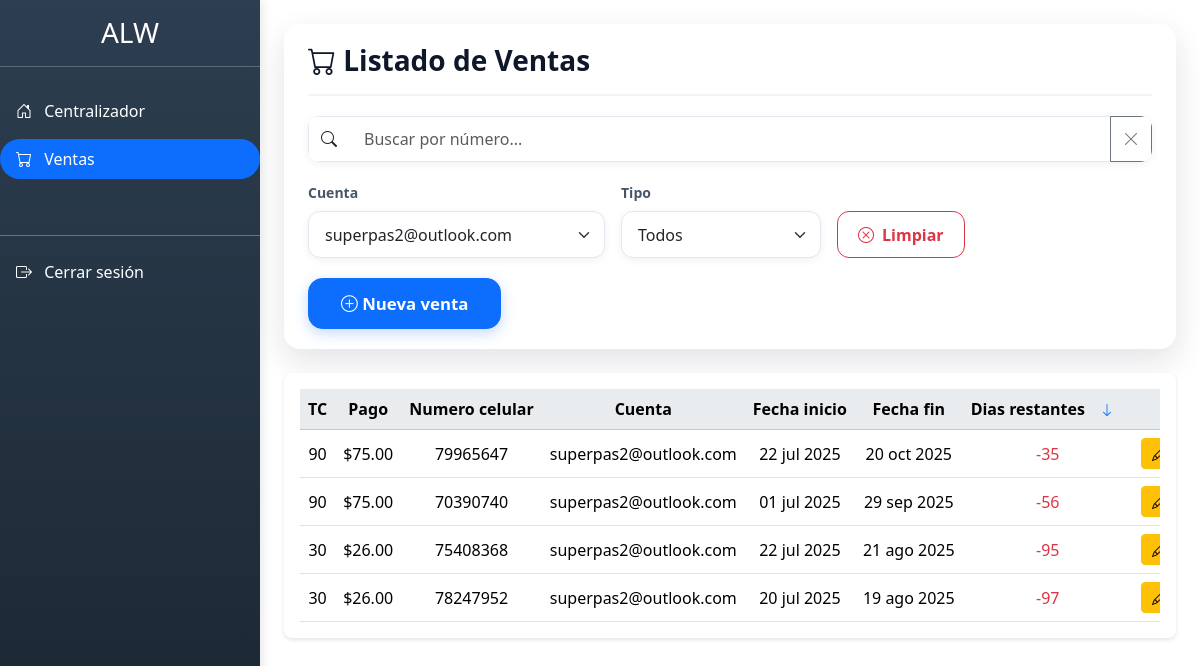
Screenshot of /modules/ventas/ventas.php?cuenta_id=36 (signed in) with the database file from the repository.
### tables this page shows
CREATE TABLE `ventas` (
  `id` int(11) NOT NULL,
  `numero_celular` varchar(20) NOT NULL,
  `vendedor_id` int(11) NOT NULL,
  `fecha_inicio` date NOT NULL,
  `fecha_fin` date NOT NULL,
  `pago` decimal(10,2) NOT NULL,
  `cuenta_id` int(11) NOT NULL,
  `dias` int(11) GENERATED ALWAYS AS (to_days(`fecha_fin`) - to_days(`fecha_inicio`)) STORED,
  `created_at` timestamp NOT NULL DEFAULT current_timestamp(),
  `updated_at` timestamp NOT NULL DEFAULT current_timestamp() ON UPDATE current_timestamp()
);

CREATE TABLE `cuentas` (
  `id` int(11) NOT NULL,
  `correo` varchar(255) NOT NULL,
  `contrasena_correo` varchar(255) NOT NULL,
  `contrasena_gpt` varchar(255) NOT NULL,
  `codigo` varchar(50) DEFAULT NULL,
  `fecha_inicio` date NOT NULL,
  `fecha_fin` date DEFAULT NULL,
  `dias` int(11) DEFAULT NULL,
  `usuarios` int(11) DEFAULT 0,
  `ganancia` decimal(10,2) DEFAULT NULL,
  `costo` decimal(10,2) NOT NULL,
  `tipo_cuenta` enum('gpt','gemini','perplexity') DEFAULT NULL,
  `estado` enum('activa','inactiva','suspendida','baneada') DEFAULT 'activa',
  `created_at` timestamp NOT NULL DEFAULT current_timestamp(),
  `updated_at` timestamp NOT NULL DEFAULT current_timestamp() ON UPDATE current_timestamp()
);

### modules/ventas/ventas.php (the view, shortened to what this page needs)
<?php
require_once '../../config/db.php';
$tipoCuentaActual = isset($_GET['tipo_cuenta']) ? trim($_GET['tipo_cuenta']) : '';
?>
<!DOCTYPE html>
<html lang="es">
<head>
  <link rel="stylesheet" href="<?php echo BASE_URL; ?>assets/css/bootstrap.min.css" />
  <link rel="stylesheet" href="https://cdn.jsdelivr.net/npm/bootstrap-icons@1.10.0/font/bootstrap-icons.css" />
  <link rel="stylesheet" href="https://cdn.jsdelivr.net/npm/sweetalert2@11/dist/sweetalert2.min.css">
</head>
<body>
    <div class="container-fluid p-0">
        <div class="d-flex">
            <?php include __DIR__ . '/../../includes/sidebar.php'; ?>
            <main class="main-content p-4">
        <div class="ventas-toolbar desktop-only">
          <div class="toolbar-header">
            <h2 class="mb-0"><i class="bi bi-cart"></i> Listado de Ventas</h2>
          </div>
          <div class="toolbar-main">
            <div class="toolbar-search">
              <div class="input-group">
                <span class="input-group-text bg-white border-end-0"><i class="bi bi-search"></i></span>
                <input type="text" id="searchInput" class="form-control border-start-0" placeholder="Buscar por número...">
                <button type="button" class="btn btn-outline-secondary" id="clearSearchInput" title="Borrar búsqueda">
                  <i class="bi bi-x-lg"></i>
                </button>
              </div>
            </div>
            <div class="toolbar-filters">
              <div class="filter-item">
                <label class="filter-label">Cuenta</label>
                <select class="form-select" id="filtroCuenta">
                  <?php
                  $sqlCuentas = "SELECT id, correo, estado FROM cuentas ORDER BY estado DESC, correo";
                  $resCuentas = mysqli_query($conn, $sqlCuentas);
                  while ($cuenta = mysqli_fetch_assoc($resCuentas)) {
                    $color = $cuenta['estado'] === 'activa' ? 'text-success' : 'text-danger';
                    $selected = (isset($_GET['cuenta_id']) && $_GET['cuenta_id'] == $cuenta['id']) ? 'selected' : '';
                    echo "<option value='{$cuenta['id']}' class='{$color}' {$selected}>" .
                         htmlspecialchars($cuenta['correo']) .
                         ($cuenta['estado'] === 'activa' ? '' : ' (Inactiva)') .
                         "</option>";
                  }
                  ?>
                </select>
              </div>
              <div class="filter-item">
                <label class="filter-label">Tipo</label>
                <select class="form-select" id="filtroTipoCuenta">
                  <option value="">Todos</option>
                </select>
              </div>
              <?php if(isset($_GET['cuenta_id']) || $tipoCuentaActual !== '') { ?>
                <button class="btn btn-outline-danger" id="limpiarFiltros" type="button" title="Limpiar filtros">
                  <i class="bi bi-x-circle"></i> Limpiar
                </button>
              <?php } ?>
            </div>
            <div class="toolbar-action">
              <button class="btn btn-primary btn-lg" data-bs-toggle="modal" data-bs-target="#nuevaVentaModal">
                <i class="bi bi-plus-circle"></i> Nueva venta
              </button>
            </div>
          </div>
        </div>
        <?php
        $meses = [
          1 => 'ene',
          2 => 'feb',
          3 => 'mar',
          4 => 'abr',
          5 => 'may',
          6 => 'jun',
          7 => 'jul',
          8 => 'ago',
          9 => 'sep',
          10 => 'oct',
          11 => 'nov',
          12 => 'dic'
        ];
        ?>
        <div class="table-container desktop-only">
          <div class="table-responsive">
            <table class="table table-hover align-middle text-nowrap mb-0">
              <thead class="table-light">
                <tr>
                  <th class="text-center">TC</th>
                  <th class="text-center">Pago</th>
                  <th class="text-center">Numero celular</th>
                  <th class="text-center">Cuenta</th>
                  <th class="text-center">Fecha inicio</th>
                  <th class="text-center">Fecha fin</th>
                  <th class="text-center">
                    <div class="d-flex align-items-center justify-content-center gap-1">
                      Dias restantes
                      <button type="button" class="btn btn-sm btn-link p-0 border-0" id="ordenarDias">
                        <i class="bi bi-arrow-down-up"></i>
                      </button>
                    </div>
                  </th>
                  <th class="text-center">Opciones</th>
                </tr>
              </thead>
              <tbody>
                <?php
            $filtroCuenta = "";
            if (isset($_GET['cuenta_id']) && $_GET['cuenta_id'] !== '') {
                $filtroCuenta = "AND v.cuenta_id = " . intval($_GET['cuenta_id']);
            }
            $filtroTipoCuenta = "";
            $ordenDias = isset($_GET['orden_dias']) && $_GET['orden_dias'] === 'asc' ? 'ASC' : 'DESC';
            $sql = "SELECT
                v.id,
                v.numero_celular,
                v.fecha_inicio,
                v.fecha_fin,
                v.dias,
                v.pago,
                v.cuenta_id,
                c.correo AS cuenta_correo,
                c.contrasena_gpt,
                c.tipo_cuenta,
                DATEDIFF(v.fecha_fin, CURDATE()) AS dias_restantes
            FROM ventas v
            INNER JOIN cuentas c ON v.cuenta_id = c.id
            WHERE 1=1 $filtroCuenta $filtroTipoCuenta";
            if (!isAdmin()) {
                $sql .= " AND v.vendedor_id = " . $_SESSION['user_id'];
            }
            $sql .= " ORDER BY dias_restantes $ordenDias, v.fecha_inicio DESC";
                $resultado = mysqli_query($conn, $sql);
                if (mysqli_num_rows($resultado) > 0) {
                  while ($fila = mysqli_fetch_assoc($resultado)) {
              try {
                $fechaInicio = new DateTime($fila['fecha_inicio']);
                $fechaFin = new DateTime($fila['fecha_fin']);
              } catch (Exception $e) {
                error_log("Error al parsear fechas para venta ID {$fila['id']}: " . $e->getMessage());
                continue;
              }
                    $diaInicio = $fechaInicio->format('d');
                    $mesInicio = $meses[(int)$fechaInicio->format('n')];
                    $anoInicio = $fechaInicio->format('Y');
                    $diaFin = $fechaFin->format('d');
                    $mesFin = $meses[(int)$fechaFin->format('n')];
                    $anoFin = $fechaFin->format('Y');
                    $diasContratados = $fechaFin->diff($fechaInicio)->days;
                    $hoy = new DateTime();
                    $diasRestantes = (int)$hoy->diff($fechaFin)->format('%r%a');
                    if ($diasRestantes < 1) {
                      $claseDias = 'text-danger';
                      $diasMostrar = $diasRestantes;
                    } else {
                      $claseDias = '';
                      $diasMostrar = $diasRestantes;
                    }
                    $tipoRaw = strtolower(trim($fila['tipo_cuenta'] ?? 'gpt'));
                    if (strpos($tipoRaw, 'gemini') !== false) {
                      $tipoKey = 'gemini';
                    } elseif (strpos($tipoRaw, 'perplex') !== false) {
                      $tipoKey = 'perplexity';
                    } else {
                      $tipoKey = 'gpt';
                    }
                    $tipoNombreMap = [
                      'gpt' => 'Chat Gpt Plus',
                      'gemini' => 'Gemini Advanced',
                      'perplexity' => 'Perplexity Pro'
                    ];
                    $tipoNombre = $tipoNombreMap[$tipoKey];
                    echo "<tr>
    <td class='text-center'>{$diasContratados}</td>
    <td class='text-center'>$" . number_format($fila['pago'], 2) . "</td>
    <td class='text-center'>" . htmlspecialchars($fila['numero_celular']) . "</td>
    <td class='text-center'>" . htmlspecialchars($fila['cuenta_correo']) . "</td>
    <td class='text-center'>{$diaInicio} {$mesInicio} {$anoInicio}</td>
    <td class='text-center'>{$diaFin} {$mesFin} {$anoFin}</td>
    <td class='text-center {$claseDias}'>{$diasMostrar}</td>
    <td class='text-center'>
        <button class='btn btn-sm btn-warning edit-venta me-1'
            data-id='{$fila['id']}'
                data-numero_celular='{$fila['numero_celular']}'
                data-fecha_inicio='{$fechaInicio->format('Y-m-d')}'
                data-fecha_fin='{$fechaFin->format('Y-m-d')}'
                data-pago='{$fila['pago']}'
                data-cuenta_id='{$fila['cuenta_id']}'
                data-vendedor_id='{$_SESSION['user_id']}'>
            <i class='bi bi-pencil'></i>
        </button>
        <button class='btn btn-sm btn-danger delete-venta me-1'
                data-id='{$fila['id']}'>
            <i class='bi bi-trash'></i>
        </button>
                <button class='btn btn-sm btn-info copy-btn'
                data-correo='" . htmlspecialchars($fila['cuenta_correo'], ENT_QUOTES) . "'
                data-contrasena='" . htmlspecialchars($fila['contrasena_gpt'], ENT_QUOTES) . "'
                data-inicio='{$diaInicio} {$mesInicio} {$anoInicio}'
                data-fin='{$diaFin} {$mesFin} {$anoFin}'
                data-dias='{$diasContratados}'
                data-tipo_cuenta='" . htmlspecialchars($fila['tipo_cuenta'] ?? 'gpt', ENT_QUOTES) . "'
                data-tipo_cuenta_key='{$tipoKey}'
                data-tipo_cuenta_nombre='" . htmlspecialchars($tipoNombre, ENT_QUOTES) . "'>
            <i class='bi bi-clipboard'></i>
        </button>
    </td>
</tr>";
                  }
                } else {
                  echo "<tr><td colspan='8' class='text-center'>No hay ventas registradas</td></tr>";
                }
                ?>
              </tbody>
            </table>
          </div>
        </div>
</body>
</html>

### includes/sidebar.php (shortened to what this page needs)
<div class="sidebar" style="background: linear-gradient(180deg, #2c3e50 0%, #1a2530 100%);">
    <div class="position-sticky pt-3">
        <div class="text-center mb-4">
            <h3 class="text-white">ALW</h3>
            <hr class="border-light my-3">
        </div>
        <ul class="nav flex-column">
            <li class="nav-item mb-2">
                <a class="nav-link text-white rounded-pill <?php echo basename($_SERVER['PHP_SELF']) == 'dashboard.php' ? 'active bg-primary' : ''; ?>"
                    href="<?php echo BASE_URL; ?>dashboard.php"
                    style="transition: all 0.3s;">
                    <i class="bi bi-house-door me-2"></i> Centralizador
                </a>
            </li>
            <li class="nav-item mb-2">
                <a class="nav-link text-white rounded-pill <?php echo (basename($_SERVER['PHP_SELF']) == 'ventas.php' || strpos($_SERVER['PHP_SELF'], '/ventas/')) ? 'active bg-primary' : ''; ?>"
                    href="<?php echo BASE_URL; ?>modules/ventas/ventas.php"
                    style="transition: all 0.3s;">
                    <i class="bi bi-cart me-2"></i> Ventas
                </a>
            </li>
            <div class="mt-5 pt-3 border-top border-secondary">
                <li class="nav-item">
                    <a class="nav-link text-white rounded-pill bg-danger-hover"
                        href="<?php echo BASE_URL; ?>auth/logout.php"
                        style="transition: all 0.3s;">
                        <i class="bi bi-box-arrow-right me-2"></i> Cerrar sesión
                    </a>
                </li>
            </div>
        </ul>
    </div>
</div>

### modules/ventas/ventas.php (style rules this page uses)
* { box-sizing: border-box; }
body { font-family: 'Segoe UI', Roboto, sans-serif; background-color: #f5f7fa; color: #333; margin: 0; padding: 0; }
.table-container { max-height: 600px; overflow-y: auto; background: #fff; border-radius: 0.5rem; box-shadow: 0 0.125rem 0.25rem rgba(0, 0, 0, 0.1); margin-bottom: 1.5rem; padding: 1rem; }
.ventas-toolbar { background: #ffffff; border-radius: 1rem; padding: 1.25rem 1.5rem; box-shadow: 0 12px 32px rgba(15, 23, 42, 0.12); margin-bottom: 1.5rem; }
.ventas-toolbar .toolbar-header { padding-bottom: 1rem; border-bottom: 2px solid #f1f5f9; margin-bottom: 1.25rem; }
.ventas-toolbar h2 { margin: 0; font-weight: 700; color: #0f172a; font-size: 1.75rem; }
.ventas-toolbar .toolbar-main { display: grid; grid-template-columns: 1fr auto auto; gap: 1.5rem; align-items: end; }
.ventas-toolbar .toolbar-search { min-width: 280px; }
.ventas-toolbar .toolbar-search .input-group { box-shadow: 0 2px 8px rgba(0, 0, 0, 0.06); border-radius: 0.75rem; overflow: hidden; }
.ventas-toolbar .toolbar-search .input-group-text { border: 1px solid #e2e8f0; background: white; }
.ventas-toolbar .toolbar-search .form-control { border: 1px solid #e2e8f0; padding: 0.65rem 1rem; }
.ventas-toolbar .toolbar-filters { display: flex; gap: 1rem; align-items: end; }
.ventas-toolbar .filter-item { display: flex; flex-direction: column; gap: 0.5rem; min-width: 200px; }
.ventas-toolbar .filter-label { font-size: 0.875rem; font-weight: 600; color: #475569; margin: 0; }
.ventas-toolbar .filter-item .form-select { border: 1px solid #e2e8f0; border-radius: 0.75rem; padding: 0.65rem 1rem; box-shadow: 0 2px 8px rgba(0, 0, 0, 0.06); transition: all 0.2s; }
.ventas-toolbar #limpiarFiltros { padding: 0.65rem 1.25rem; border-radius: 0.75rem; font-weight: 600; display: flex; align-items: center; gap: 0.5rem; transition: all 0.2s; }
.ventas-toolbar .toolbar-action .btn-primary { padding: 0.75rem 2rem; border-radius: 0.9rem; font-weight: 600; font-size: 1.05rem; box-shadow: 0 4px 14px rgba(59, 130, 246, 0.3); transition: all 0.2s; }
@media (max-width: 1400px) { .ventas-toolbar .toolbar-main { grid-template-columns: 1fr; gap: 1.25rem; } }
@media (max-width: 1400px) { .ventas-toolbar .toolbar-filters { flex-wrap: wrap; } }
.sidebar { position: fixed; top: 0; left: 0; width: 260px; height: 100vh; background: linear-gradient(180deg, #2c3e50 0%, #1a2530 100%); z-index: 1000; transition: transform 0.3s ease; overflow-y: auto; }
.main-content { margin-left: 260px; padding: 30px; min-height: 100vh; width: calc(100% - 260px); background: white; position: relative; z-index: 1; }
@media (min-width: 992px) { .desktop-only { display: block !important; } }
.sidebar .nav-link { pointer-events: auto !important; cursor: pointer; }
.table thead th { position: sticky; top: 0; background-color: #e9ecef; z-index: 10; }
.btn-sm { min-width: 36px; }

### includes/sidebar.php (style rules this page uses)
.sidebar { min-height: 100vh; box-shadow: 2px 0 10px rgba(0, 0, 0, 0.1); }

### rows the page displays
ventas: diasContratados "90", pago "75.00", numero_celular "79965647", cuenta.correo "superpas2@outlook.com", fecha_inicio "22", fecha_inicio "jul", fecha_inicio "2025", fecha_fin "20", fecha_fin "oct", fecha_fin "2025"
ventas: diasContratados "90", pago "75.00", numero_celular "70390740", cuenta.correo "superpas2@outlook.com", fecha_inicio "01", fecha_inicio "jul", fecha_inicio "2025", fecha_fin "29", fecha_fin "sep", fecha_fin "2025"
ventas: diasContratados "30", pago "26.00", numero_celular "75408368", cuenta.correo "superpas2@outlook.com", fecha_inicio "22", fecha_inicio "jul", fecha_inicio "2025", fecha_fin "21", fecha_fin "ago", fecha_fin "2025"
ventas: diasContratados "30", pago "26.00", numero_celular "78247952", cuenta.correo "superpas2@outlook.com", fecha_inicio "20", fecha_inicio "jul", fecha_inicio "2025", fecha_fin "19", fecha_fin "ago", fecha_fin "2025"

### other values shown
form field value "superpas2@outlook.com"
